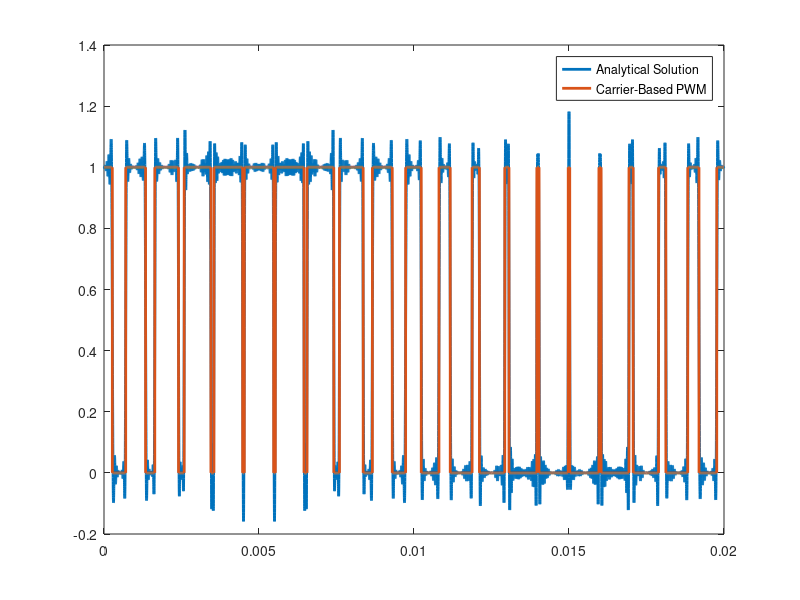

MATLAB code for this plot:

clear ;
clc;
tic;
%% Time array
Tstep = 1e-6; % s
Ts = Tstep; % s
ma = 0.9;
fout = 50; % Hz
fsw = 1e3; % Hz
Tfinal =1/fout ; % s
time_array = 0:Tstep:Tfinal-Tstep;
NumberofSteps = numel(time_array);
%% Generate switching signals
The_c=0;
VrefA = ma*sin(2*pi*fout*time_array);
VrefB = ma*sin(2*pi*fout*time_array-2*pi/3);
VrefC = ma*sin(2*pi*fout*time_array-4*pi/3);
Vtriang = zeros(1, NumberofSteps);
for k = 1:Tfinal*fsw
   Triang_temp = triang(1/(Ts*fsw));
   Vtriang((length(Triang_temp)*(k-1)+1:k/(Tstep*fsw))) = (Triang_temp*2)-1;
end
Vcarrier = Vtriang;
SA = double(VrefA > Vcarrier);
SB = double(VrefB > Vcarrier);
SC = double(VrefC > Vcarrier);

%%
k=ma;
w_o=2*pi*fout;
w_c= 2*pi*fsw;
The_o=pi/2;
The_c=0;
%% for SA
SAA=zeros(size(time_array));

for m=1:20
    for n= -20:20  
        SAA=SAA+ (2/(m*pi))*sin((m+n)*pi/2)*...
                besselj(n,m*k*pi/2)*...
                cos(m*(w_c*time_array-The_c)...
                +n*(w_o*time_array-The_o));
       
        
        
    end
end


SAA= SAA+(1/2)+ (k/2)*cos(w_o*time_array-The_o);

toc;

%%
figure();
plot(time_array,SAA,'Linewidth',2);
hold on;
plot(time_array,SA,'Linewidth',2);

legend('Analytical Solution', 'Carrier-Based PWM')

